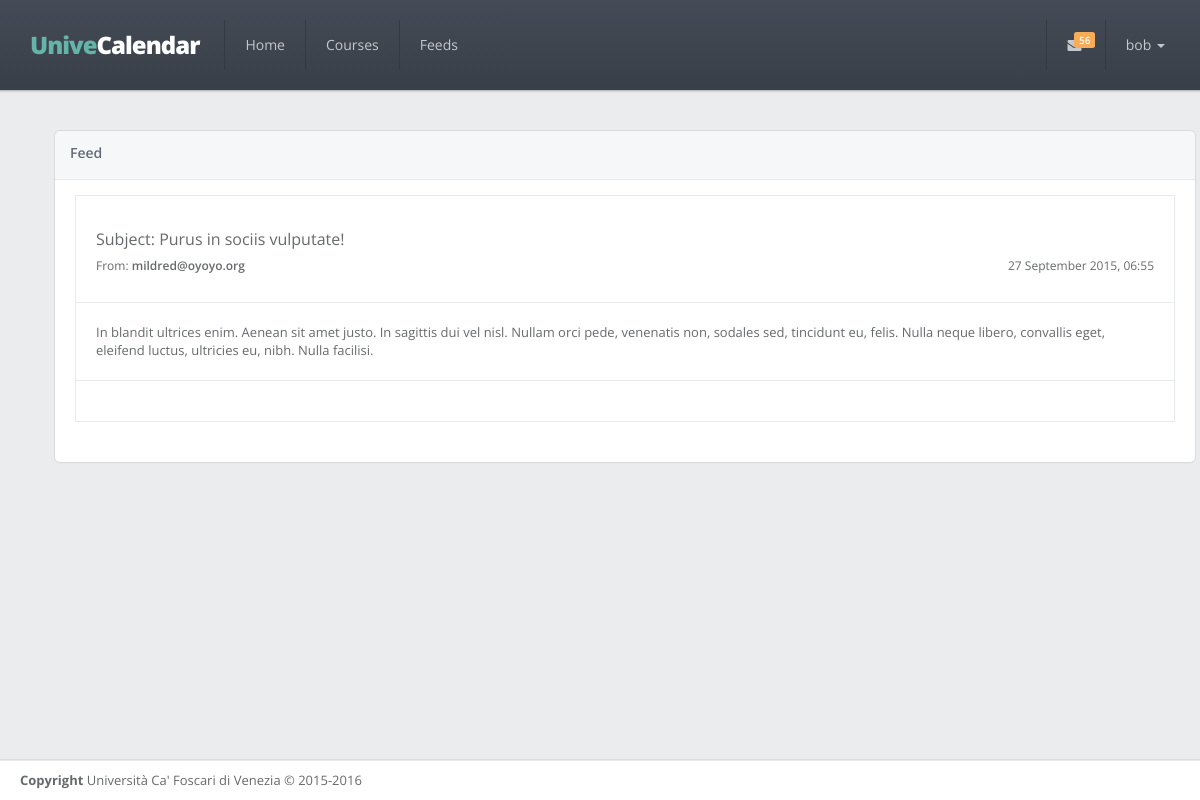
The page /feed/363 (signed in) on the database its author committed.
### app/models.py (models this page shows, shortened)
class User(UserMixin, db.Model):
    __tablename__ = 'users'
    id = db.Column(db.Integer, primary_key=True)
    email = db.Column(db.String(64), unique=True)
    username = db.Column(db.String(64), unique=True)
    phone_number = db.Column(db.String(32))
    notify_me = db.Column(db.Boolean, default=False)
    password_hash = db.Column(db.String(128))
    confirmed = db.Column(db.Boolean, default=False)
    member_since = db.Column(db.DateTime(), default=datetime.utcnow)
    last_seen = db.Column(db.DateTime(), default=datetime.utcnow)
    avatar_hash = db.Column(db.String(32))
    courses = db.relationship('Course',
                              backref='user_id',
                              secondary=follows,
                              lazy='dynamic')
    feeds = db.relationship('Feed',
                            backref='user_id',
                            secondary=reads,
                            lazy='dynamic')
    @property
    def password(self):
        raise AttributeError('Not readable')
    def read(self, feed):
        if not self.has_read(feed):
            self.feeds.append(feed)
            db.session.add(feed)
            db.session.commit()
            return True
        return False
    def has_read(self, feed):
        return self.feeds.filter_by(id=feed.id).first() is not None
    def ping(self):
        self.last_seen = datetime.utcnow()
        db.session.add(self)

class Feed(db.Model):
    __tablename__ = 'feeds'
    id = db.Column(db.Integer, primary_key=True)
    title = db.Column(db.String(64))
    body = db.Column(db.Text)
    timestamp = db.Column(db.DateTime, index=True, default=datetime.utcnow)
    professor_id = db.Column(db.Integer, db.ForeignKey('professors.id'))
    lesson_id = db.Column(db.Integer, db.ForeignKey('lessons.id'))
    users = db.relationship('User',
                            secondary=reads,
                            backref=db.backref('feed_id', lazy='dynamic'),
                            lazy='dynamic')
    @property
    def author(self):
        if self.professor:
            return self.professor.first_name + ' ' + self.professor.last_name
        return 'System Alert'
    @property
    def contact(self):
        if self.professor:
            return self.professor.email
        return 'codeforveniceteam@gmail.com'
    @property
    def gravatar(self):
        if self.professor:
            return self.professor.gravatar()
        return ROBOT_AVATAR

class Professor(db.Model):
    __tablename__ = 'professors'
    id = db.Column(db.Integer, primary_key=True)
    first_name = db.Column(db.String(64))
    last_name = db.Column(db.String(64))
    email = db.Column(db.String(64), unique=True)
    avatar_hash = db.Column(db.String(32))
    courses = db.relationship('Course',
                              backref='professor',
                              lazy='dynamic')
    feeds = db.relationship('Feed',
                            backref='professor',
                            lazy='dynamic')
    def gravatar(self, size=100, default='identicon', rating='g'):
        if request.is_secure:
            url = 'https://secure.gravatar.com/avatar'
        else:
            url = 'http://www.gravatar.com/avatar'
        hash = self.avatar_hash or hashlib.md5(
            self.email.encode('utf-8')).hexdigest()
        return '{url}/{hash}?s={size}&d={default}&r={rating}'.format(
            url=url, hash=hash, size=size, default=default, rating=rating)

### app/main/views.py (the view)
@main.route('/feed/<int:id>')
@login_required
def feed(id):
    feed = Feed.query.get_or_404(id)
    current_user.read(feed)
    return render_template('feed.html', feed=feed)

### app/auth/views.py (called while the page is built)
@auth.before_app_request
def before_request():
    if current_user.is_authenticated:
        current_user.ping()
        if not current_user.confirmed \
                and request.endpoint[:5] != 'auth.' \
                and request.endpoint != 'static':
            return redirect(url_for('auth.unconfirmed'))

### app/main/views.py (called while the page is built)
@babel.localeselector
def get_locale():
    return request.accept_languages.best_match(
        current_app.config['LANGUAGES'].keys())

@main.after_app_request
def after_request(response):
    for query in get_debug_queries():
        if query.duration >= current_app.config['SLOW_DB_QUERY_TIME']:
            current_app.logger.warning(
                'Slow query: %s\nParameters: %s\nDuration: %fs\nContext: %s\n'
                % (query.statement, query.parameters, query.duration,
                   query.context))
    return response

@main.before_request
@login_required
def before_request():
    g.unread = count_unread_feeds()
    g.latest = get_latest_feeds(3)
    g.locale = get_locale()

def user_feeds_query():
    if not current_user.courses.count():
        return
    professor_ids = set([c.professor_id for c in current_user.courses])
    lesson_ids = [l.id for c in current_user.courses for l in c.lessons]
    return Feed.query.filter(or_(Feed.professor_id.in_(professor_ids),
                                 Feed.lesson_id.in_(lesson_ids)))

def get_latest_feeds(n=5):
    query = user_feeds_query()
    if query is not None:
        return query.order_by(Feed.timestamp.desc()).limit(n).all()

def count_unread_feeds():
    query = user_feeds_query()
    if query is not None:
        return query.filter(~Feed.users.contains(current_user)).count()

### app/models.py (called while the page is built)
@login_manager.user_loader
def load_user(user_id):
    return User.query.get(int(user_id))

### app/templates/feed.html (shortened to what this page needs)
{% extends 'base.html' %}
{% set active_page='Feed' %}
{% block content %}
    <div class="row">
        <div class="col-lg-12 animated fadeInRight">
            <div class="ibox float-e-margins">
                <div class="ibox-title">
                    <h5>{{ gettext('Feed') }}</h5>
                </div>
                <div class="ibox-content">
                    <div class="mail-box-header">
                        <div class="mail-tools tooltip-demo">
                            <h3>
                                <span class="font-noraml">{{ gettext('Subject:') }} {{ feed.title }} </span>
                            </h3>
                            <h5>
                                <span class="pull-right font-noraml">{{ moment(feed.timestamp).format('D MMMM YYYY, hh:mm ') }}</span>
                                <span class="font-noraml">{{ gettext('From: ') }} </span>{{ feed.contact }}
                            </h5>
                        </div>
                    </div>
                    <div class="mail-box">
                        <div class="mail-body">
                            {{ feed.body }}
                        </div>
                        <div class="mail-body text-right tooltip-demo">
                        </div>
                    </div>
                </div>
            </div>
        </div>
    </div>
{% endblock %}

### app/templates/base.html (shortened to what this page needs)
{% import "_macros.html" as macros %}
<!DOCTYPE html>
<html>
<head>
    {% block styles %}
        <link href="{{ url_for('static', filename='css/bootstrap.min.css') }}" rel="stylesheet">
        <link href="{{ url_for('static', filename='font-awesome/css/font-awesome.css') }}" rel="stylesheet">
        <link href="{{ url_for('static', filename='css/animate.css') }}" rel="stylesheet">
        <link href="{{ url_for('static', filename='css/style.css') }}" rel="stylesheet">
    {% endblock %}
</head>
{% block body %}
    <body class="top-navigation">
    <div id="wrapper">
        <div id="page-wrapper" class="gray-bg">
            <div class="row border-bottom fancy-bg">
                <nav class="navbar navbar-static-top" role="navigation">
                    <div class="navbar-header">
                        <a href="{{ url_for('main.index') }}" class="navbar-brand" style="font-size: 24px">
                            <span class="text-navy">Unive</span>Calendar
                        </a>
                    </div>
                    <div class="navbar-collapse collapse" id="navbar">
                        {% set navigation_bar = [
                            (url_for('main.index'), 'home', 'Home'),
                            (url_for('main.courses'), 'courses', gettext('Courses')),
                            (url_for('main.feeds'), 'feeds', gettext('Feeds'))
                        ] -%}
                        <ul class="nav navbar-nav">
                            {% for href, id, caption in navigation_bar %}
                                <li{% if id == active_page %} class="active"{% endif %}>
                                    <a aria-expanded="false" role="button" href="{{ href|e }}">{{ caption|e }}
                                    </a>
                                </li>
                            {% endfor %}
                        </ul>
                        <ul class="nav navbar-top-links navbar-right">
                            <li class="dropdown">
                                <a class="dropdown-toggle count-info" data-toggle="dropdown" href="#">
                                    {% if g.unread %}
                                        <span class="label label-warning">{{ g.unread }}</span>
                                    {% endif %}
                                </a>
                            </li>
                            <li class="dropdown">
                                <a aria-expanded="false" role="button" href="#" class="dropdown-toggle" data-toggle="dropdown">{{ current_user.username }} <span class="caret"></span></a>
                            </li>
                        </ul>
                    </div>
                </nav>
            </div>
            <div class="wrapper wrapper-content">
                <div class="container">
                    {% block content %}
                    {% endblock %}
                </div>
            </div>
            <div class="footer">
                <div>
                    <strong>Copyright</strong> Università Ca' Foscari di Venezia &copy; 2015-2016
                </div>
            </div>
        </div>
    </div>
    </body>
{% endblock %}
</html>

### rows shown on the page
User: username "bob"
Feed: title "Purus in sociis vulputate!", timestamp "27 September 2015, 06:55", body "In blandit ultrices enim. Aenean sit amet justo. In sagittis dui vel nisl. Nullam orci pede, venenatis non, sodales sed, tincidunt eu, felis. Nulla neque libero, convallis eget, eleifend luctus, ultricies eu, nibh. Nulla facilisi."
Professor: contact "mildred@oyoyo.org"

### other values the page prints
{{ caption|e }} "Home" "Courses" "Feeds"
{{ g.unread }} "56"
{{ gettext('Feed') }} "Feed"
{{ gettext('Subject:') }} "Subject:"
{{ gettext('From: ') }} "From:"
